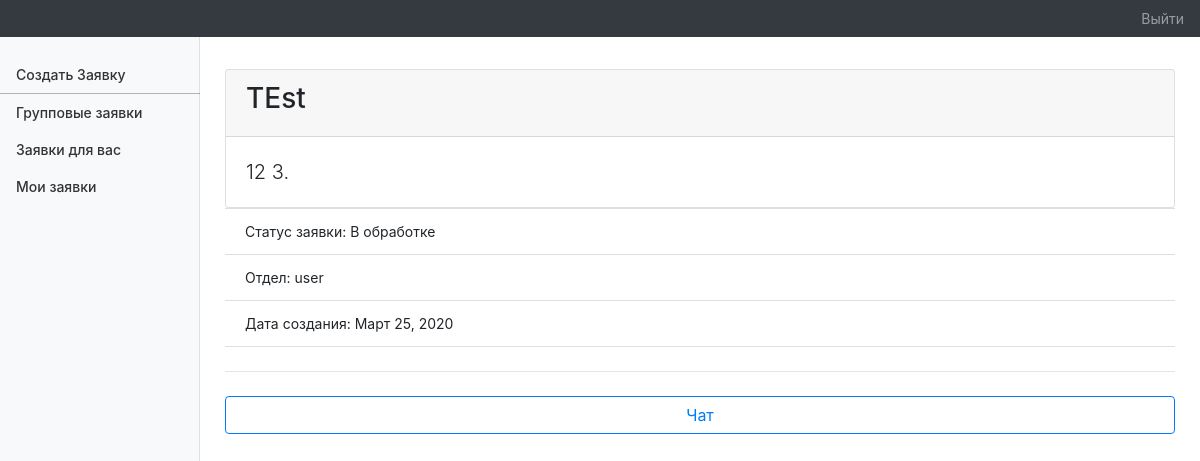
The page /ticket/details/1/ (signed in) on the database as committed earlier.
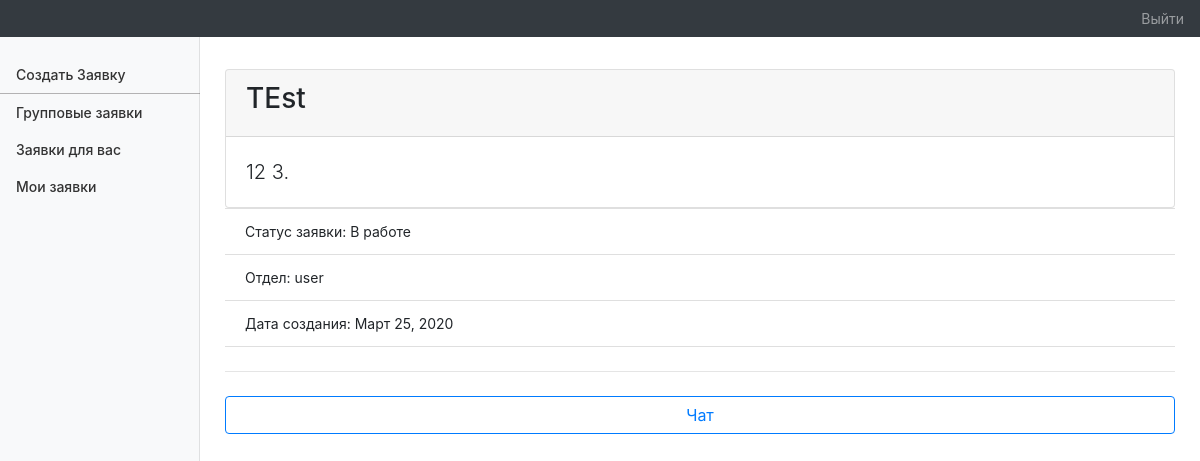
The same page on the database as committed later.
### Base/models.py (models this page shows, shortened)
class TicketBD(AbstractTicketBD):
    objects = TicketBDManeger()
    autors = models.ForeignKey(CustomUser, related_name='autorsCr', on_delete=models.DO_NOTHING,
                               verbose_name="Автор обращения",null=True)  # Автор обращения
    maneger = models.ForeignKey(CustomUser, related_name='manager_aCr', on_delete=models.DO_NOTHING, blank=True,
                                null=True, verbose_name="Ответственный")  # Ответственный
    groups = models.ForeignKey(CustomGroup, related_name='groups_aCr', on_delete=models.DO_NOTHING,
                               verbose_name="Отдел")  # Подразделения
    created_t = models.DateTimeField(auto_now_add=True)
    history = HistoricalRecords()
    @property
    def _history_user(self):
        return self.changed_by
    class Meta:
        ordering = ('created_t',)

### Views/chat_views.py (the view, shortened to what this page needs)
# urls.py: path('ticket/details/<int:pk>/', TicketDetail.as_view(), name='ticket_detail'),
class TicketDetail(MiximV, DetailView,):
    template_name = "label/ticketDetail.html"
    model = TicketBD
    context_object_name = 'ticket'
    title = "Имформация о заявке"
    def get_object(self, queryset=None):
        obj = super(DetailView,self).get_object()
        if self.model.objects.vireficate_art(self.request.user,obj.pk) == None:
            raise Http404('Вы не принадлижите этой группе;)')
        return obj
    def get_context_data(self, **kwargs):
        context             = super().get_context_data(**kwargs)
        context['is_role']  = self.model.objects.get_role(self.request.user,self.get_object().pk)
        context['form_anon']=GetTicketForm
        return context

### Base/ticker_meneger.py (called while the page is built)
    def is_autors(self, user, pk) -> bool:
        q = self.vireficate_art(user, pk)
        if q.autors == None:
            return False
        if q.autors.username == user.username:
            return "autor"
        return False

    def is_maneger(self, user, pk) -> bool:
        q = self.vireficate_art(user, pk)
        if q.maneger == None :
            return False
        if q.maneger.username == user.username:
            return "maneger"
        return False

    def get_role(self, user, pk) -> str:
        if self.is_autors(user, pk):
            return "autor"
        if self.is_maneger(user, pk):
            return "maneger"
        else:
            return "anon"

    def vireficate_art(self, user, pk):
        if not isinstance(user, self.CustomModels):
            raise ValueError
        q2 = self.get(pk=pk)  # art on vert
        if user == q2.autors:
            return q2
        q = self.filter(groups__in=user.groups.all())  # list rec
        if q2 in q:
            return q2
        else:
            return None

### Base/ticket.py (called while the page is built)
    def searchTuple(self, tups, elem):
        return [a for i, a in (filter(lambda tup: elem in tup, tups))]

### core/templates/label/ticketDetail.html (shortened to what this page needs)
{% extends   "label/base_menu.html" %}
{% load static %}
{% load crispy_forms_tags %}
{% block extraCss %}
<link href="{% static 'label/css/chatbox.css' %}" rel="stylesheet">
{% endblock %}
{% block content %}
<main class="col-md-9 ml-sm-auto col-lg-10 pt-3 px-4" role="main">
    <div class="row">
            <div class="container-fluid  p-3 ">
              <div class="card">
                <div class="card-header">
                  <h3 class="display-6">{{ ticket.title }}</h3>
                </div>
                <div class="card-body">
                  <p class="card-text lead">{{ ticket.content }}.</p>
                </div>
              </div>
                <ul class="list-group list-group-flush">
                    <li class="list-group-item">Статус заявки: {{ ticket.getStatus }}</li>
                    <li class="list-group-item">Отдел: {{ ticket.groups }}</li>
                    <li class="list-group-item">Дата создания: {{ ticket.data_created }}</li>
                </ul>
                <hr class="my-4">
                {% if ticket.getStatus == "Закрыта" %}
                  <div class="alert alert-info" role="alert">
                        Заявка закрыта
                  </div>
                {% elif is_role == 'autor' %}
                <a class="btn btn-outline-primary btn-block" href="{% url 'ticket_chats_view' ticket.pk %}"
                role="button">Чат</a>
                {% elif is_role == 'maneger' %}
                <a class="btn btn-outline-primary btn-block" href="{% url 'ticket_chats_view' ticket.pk %}"
                role="button">Чат</a>
                {% else %}
              <form id="form_app" action="{% url 'chat_user_update' ticket.pk %}" method="post">
                  {% crispy form_anon  %}
              </form>
                {% endif %}
            </div>
    </div>
    {% endblock %}

Rows that differ between the two databases and show on the page:
changed TicketBD "TEst": getStatus "В обработке" → "В работе"
